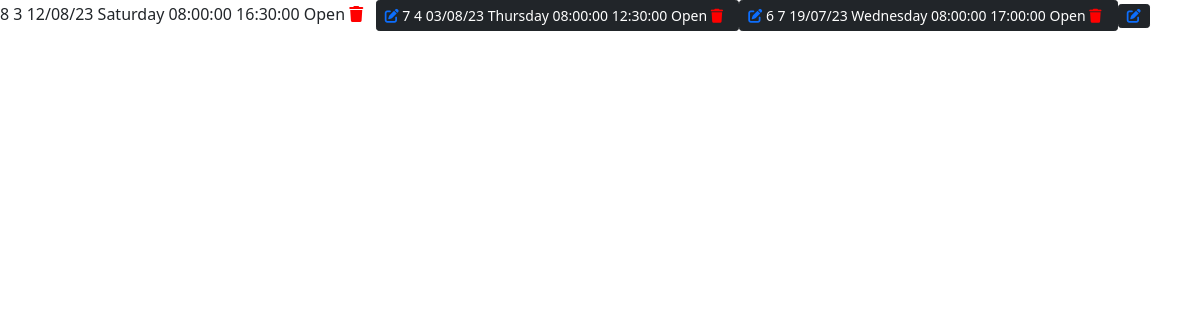
The page /client/php/manage_schedule_data.php on the database its author committed.
### tables this page shows
CREATE TABLE `manage_schedule` (
  `id` int(50) NOT NULL,
  `slots` int(50) NOT NULL,
  `date` date NOT NULL,
  `session_date` varchar(255) NOT NULL,
  `start_time` time NOT NULL,
  `end_time` time NOT NULL,
  `status` varchar(255) NOT NULL
);

### client/php/manage_schedule_data.php (the view, shortened to what this page needs)
<head>
  <link rel="stylesheet" href="../css/style.css">
  <link rel="stylesheet" href="https://cdnjs.cloudflare.com/ajax/libs/font-awesome/6.0.0/css/all.min.css">
  <link href="https://cdn.jsdelivr.net/npm/bootstrap@5.0.2/dist/css/bootstrap.min.css" rel="stylesheet">
</head>
<body>
  <tbody>
    <?php
    require '../../connection/connection.php';
    $selectquery = "SELECT * FROM manage_schedule ORDER BY ID DESC";
    $result = mysqli_query($con, $selectquery);
    while ($row = mysqli_fetch_assoc($result)) {
      $id = $row['id'];
      $slots = $row['slots'];
      $session_date = $row['session_date'];
      $start_time = $row['start_time'];
      $end_time = $row['end_time'];
      $status = $row['status'];
      echo '
                  <tr class="centered-row">
                    <th scope ="row">' . $id . '</td>
                    <td> ' . $slots .  '</td>
                    <td> ' . $session_date . '</td>
                    <td> ' . $start_time . '</td>
                    <td> ' . $end_time . '</td>
                    <td> ' . $status . '</td>
                    <td> <a href="../php/manage_schedule_data.php? deleteid=' . $id . '"><i class="fa-solid fa-trash" style="color:red;"></i></a> &nbsp;
                    <a href="../php/manage_schedule_update.php? updateid=' . $id . '"><button class="btn btn-dark btn-flat btn-addon btn-sm m-b-10 m-l-5"><i class="fa fa-edit"></i></a>
                    </td>
          ';
    }
    ?>
  </tbody>
</body>

### client/css/style.css (style rules this page uses)
* { margin: 0; padding: 0; box-sizing: border-box; font-family: var(--body-font); }
body { overflow: hidden; }

### rows shown on the page
manage_schedule: id "8", slots "3", session_date "12/08/23 Saturday", start_time "08:00:00", end_time "16:30:00", status "Open"
manage_schedule: id "7", slots "4", session_date "03/08/23 Thursday", start_time "08:00:00", end_time "12:30:00", status "Open"
manage_schedule: id "6", slots "7", session_date "19/07/23 Wednesday", start_time "08:00:00", end_time "17:00:00", status "Open"
